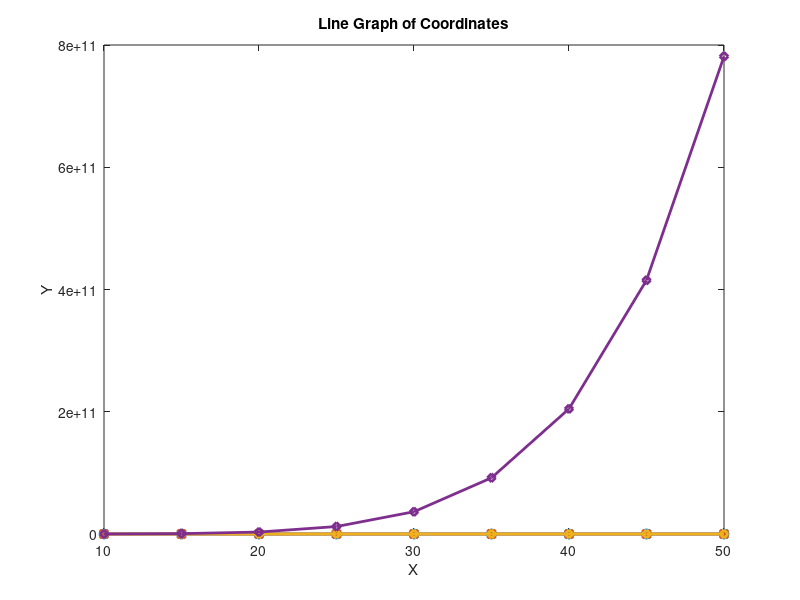

This chart was generated by the following MATLAB code: (Note: this script raises an error after producing the figure.)
% Given value of r
r = 10;

% List to store (x, y) coordinates
coordinates_scan = [];
coordinates_circle = [];
coordinates_LH = [];
coordinates_zcurve = [];

% Generating (x, y) coordinates
for m = 10:5:50
    y_scan = (m / r) * (m^2 / r - r);
    y_circle = 3.14*(m*m/r)*(m/r+1);
    y_LH=(m/r)*(2*m*m/1.732*r-2*m/1.732+m-r);
    y_zcurve=(m*m*m/r*r)*((1+1/1.41)+(m*m*m/r*r*r-1)*r/2);
    coordinates_scan = [coordinates_scan; m, y_scan];
    coordinates_circle = [coordinates_circle; m, y_circle];
    coordinates_LH = [coordinates_LH; m, y_LH];
    coordinates_zcurve = [coordinates_zcurve; m, y_zcurve];
    
end

% Extracting x and y coordinates
x_values = coordinates_scan(:, 1);
y_scan_values = coordinates_scan(:, 2);
y_circle_values = coordinates_circle(:, 2);
y_LH_values = coordinates_LH(:, 2);
y_zcurve_values = coordinates_zcurve(:, 2);

% Plotting the line graph
figure;
plot(x_values, y_scan_values, 'o-', 'LineWidth', 2, 'DisplayName', 'Y\_Scan');
hold on;  % Add this line to keep the previous plot
plot(x_values, y_circle_values, 'x-', 'LineWidth', 2, 'DisplayName', 'Y\_Circle');
hold on; % Add this line to stop overlaying plots
plot(x_values, y_LH_values, 'd-', 'LineWidth', 2, 'DisplayName', 'Y\_LH');
hold on; % Add this line to stop overlaying plots
plot(x_values, y_zcurve_values, 'd-', 'LineWidth', 2, 'DisplayName', 'Y\_Z-Curve');
hold off; % Add this line to stop overlaying plots

% Adding labels, title, and legend
xlabel('X');
ylabel('Y');
title('Line Graph of Coordinates');
legend('location', 'best','show');

% Display the grid
grid on;
